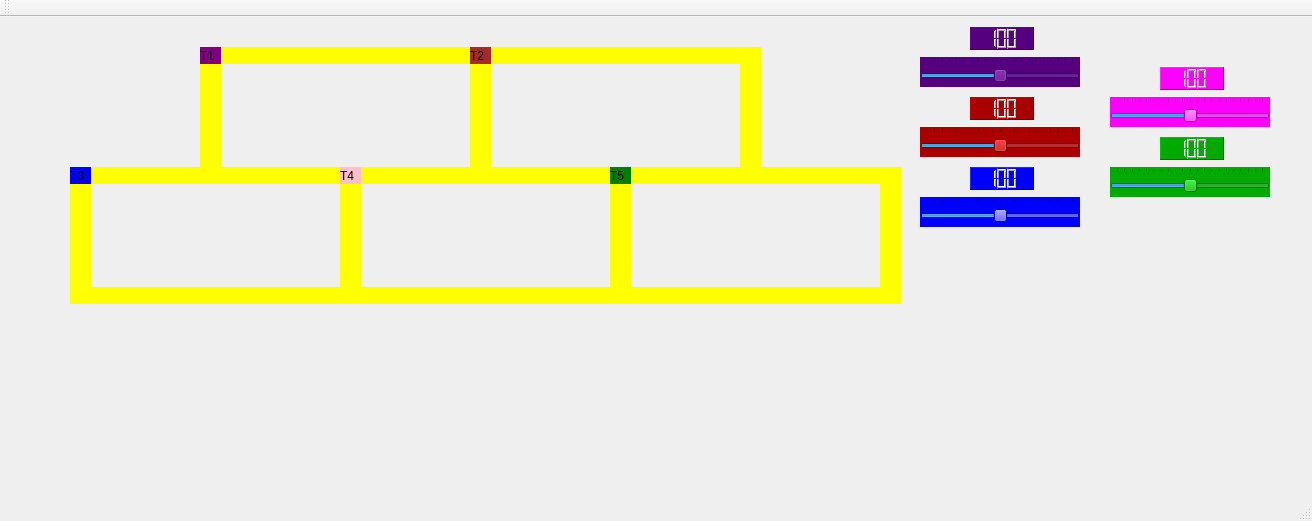
<?xml version="1.0" encoding="UTF-8"?>
<ui version="4.0">
 <class>MainWindow</class>
 <widget class="QMainWindow" name="MainWindow">
  <property name="geometry">
   <rect>
    <x>0</x>
    <y>0</y>
    <width>1312</width>
    <height>521</height>
   </rect>
  </property>
  <property name="windowTitle">
   <string>MainWindow</string>
  </property>
  <widget class="QWidget" name="centralWidget">
   <widget class="QLabel" name="label_trem1">
    <property name="geometry">
     <rect>
      <x>200</x>
      <y>30</y>
      <width>21</width>
      <height>17</height>
     </rect>
    </property>
    <property name="palette">
     <palette>
      <active>
       <colorrole role="Button">
        <brush brushstyle="SolidPattern">
         <color alpha="255">
          <red>128</red>
          <green>0</green>
          <blue>128</blue>
         </color>
        </brush>
       </colorrole>
       <colorrole role="Base">
        <brush brushstyle="SolidPattern">
         <color alpha="255">
          <red>128</red>
          <green>0</green>
          <blue>128</blue>
         </color>
        </brush>
       </colorrole>
       <colorrole role="Window">
        <brush brushstyle="SolidPattern">
         <color alpha="255">
          <red>128</red>
          <green>0</green>
          <blue>128</blue>
         </color>
        </brush>
       </colorrole>
      </active>
      <inactive>
       <colorrole role="Button">
        <brush brushstyle="SolidPattern">
         <color alpha="255">
          <red>128</red>
          <green>0</green>
          <blue>128</blue>
         </color>
        </brush>
       </colorrole>
       <colorrole role="Base">
        <brush brushstyle="SolidPattern">
         <color alpha="255">
          <red>128</red>
          <green>0</green>
          <blue>128</blue>
         </color>
        </brush>
       </colorrole>
       <colorrole role="Window">
        <brush brushstyle="SolidPattern">
         <color alpha="255">
          <red>128</red>
          <green>0</green>
          <blue>128</blue>
         </color>
        </brush>
       </colorrole>
      </inactive>
      <disabled>
       <colorrole role="Button">
        <brush brushstyle="SolidPattern">
         <color alpha="255">
          <red>128</red>
          <green>0</green>
          <blue>128</blue>
         </color>
        </brush>
       </colorrole>
       <colorrole role="Base">
        <brush brushstyle="SolidPattern">
         <color alpha="255">
          <red>128</red>
          <green>0</green>
          <blue>128</blue>
         </color>
        </brush>
       </colorrole>
       <colorrole role="Window">
        <brush brushstyle="SolidPattern">
         <color alpha="255">
          <red>128</red>
          <green>0</green>
          <blue>128</blue>
         </color>
        </brush>
       </colorrole>
      </disabled>
     </palette>
    </property>
    <property name="styleSheet">
     <string notr="true">QLabel { background: purple}</string>
    </property>
    <property name="text">
     <string>T1</string>
    </property>
   </widget>
   <widget class="QLabel" name="label_trilho1">
    <property name="geometry">
     <rect>
      <x>220</x>
      <y>30</y>
      <width>250</width>
      <height>17</height>
     </rect>
    </property>
    <property name="styleSheet">
     <string notr="true">QLabel { background: yellow}</string>
    </property>
    <property name="text">
     <string/>
    </property>
   </widget>
   <widget class="QLabel" name="label_trilho3">
    <property name="geometry">
     <rect>
      <x>470</x>
      <y>30</y>
      <width>21</width>
      <height>137</height>
     </rect>
    </property>
    <property name="styleSheet">
     <string notr="true">QLabel { background: yellow}</string>
    </property>
    <property name="text">
     <string/>
    </property>
   </widget>
   <widget class="QLabel" name="label_trilho4">
    <property name="geometry">
     <rect>
      <x>200</x>
      <y>30</y>
      <width>21</width>
      <height>137</height>
     </rect>
    </property>
    <property name="styleSheet">
     <string notr="true">QLabel { background: yellow}</string>
    </property>
    <property name="text">
     <string/>
    </property>
   </widget>
   <widget class="QLabel" name="label_trilho4_2">
    <property name="geometry">
     <rect>
      <x>740</x>
      <y>30</y>
      <width>21</width>
      <height>137</height>
     </rect>
    </property>
    <property name="styleSheet">
     <string notr="true">QLabel { background: yellow}</string>
    </property>
    <property name="text">
     <string/>
    </property>
   </widget>
   <widget class="QLabel" name="label_trilho1_2">
    <property name="geometry">
     <rect>
      <x>490</x>
      <y>30</y>
      <width>250</width>
      <height>17</height>
     </rect>
    </property>
    <property name="styleSheet">
     <string notr="true">QLabel { background: yellow}</string>
    </property>
    <property name="text">
     <string/>
    </property>
   </widget>
   <widget class="QLabel" name="label_trem2">
    <property name="geometry">
     <rect>
      <x>470</x>
      <y>30</y>
      <width>21</width>
      <height>17</height>
     </rect>
    </property>
    <property name="styleSheet">
     <string notr="true">QLabel { background: brown}</string>
    </property>
    <property name="text">
     <string>T2</string>
    </property>
   </widget>
   <widget class="QLabel" name="label_trilho4_3">
    <property name="geometry">
     <rect>
      <x>70</x>
      <y>150</y>
      <width>21</width>
      <height>137</height>
     </rect>
    </property>
    <property name="styleSheet">
     <string notr="true">QLabel { background: yellow}</string>
    </property>
    <property name="text">
     <string/>
    </property>
   </widget>
   <widget class="QLabel" name="label_trem3">
    <property name="geometry">
     <rect>
      <x>70</x>
      <y>150</y>
      <width>21</width>
      <height>17</height>
     </rect>
    </property>
    <property name="styleSheet">
     <string notr="true">QLabel { background: blue}</string>
    </property>
    <property name="text">
     <string>T3</string>
    </property>
   </widget>
   <widget class="QLabel" name="label_trilho3_2">
    <property name="geometry">
     <rect>
      <x>340</x>
      <y>150</y>
      <width>21</width>
      <height>137</height>
     </rect>
    </property>
    <property name="styleSheet">
     <string notr="true">QLabel { background: yellow}</string>
    </property>
    <property name="text">
     <string/>
    </property>
   </widget>
   <widget class="QLabel" name="label_trilho2_3">
    <property name="geometry">
     <rect>
      <x>360</x>
      <y>270</y>
      <width>250</width>
      <height>17</height>
     </rect>
    </property>
    <property name="styleSheet">
     <string notr="true">QLabel { background: yellow}</string>
    </property>
    <property name="text">
     <string/>
    </property>
   </widget>
   <widget class="QLabel" name="label_trilho4_4">
    <property name="geometry">
     <rect>
      <x>610</x>
      <y>150</y>
      <width>21</width>
      <height>137</height>
     </rect>
    </property>
    <property name="styleSheet">
     <string notr="true">QLabel { background: yellow}</string>
    </property>
    <property name="text">
     <string/>
    </property>
   </widget>
   <widget class="QLabel" name="label_trem4">
    <property name="geometry">
     <rect>
      <x>340</x>
      <y>150</y>
      <width>21</width>
      <height>17</height>
     </rect>
    </property>
    <property name="styleSheet">
     <string notr="true">QLabel { background: pink}</string>
    </property>
    <property name="text">
     <string>T4</string>
    </property>
   </widget>
   <widget class="QLabel" name="label_trilho2_4">
    <property name="geometry">
     <rect>
      <x>90</x>
      <y>270</y>
      <width>250</width>
      <height>17</height>
     </rect>
    </property>
    <property name="styleSheet">
     <string notr="true">QLabel { background: yellow}</string>
    </property>
    <property name="text">
     <string/>
    </property>
   </widget>
   <widget class="QLabel" name="label_trilho1_3">
    <property name="geometry">
     <rect>
      <x>360</x>
      <y>150</y>
      <width>250</width>
      <height>17</height>
     </rect>
    </property>
    <property name="styleSheet">
     <string notr="true">QLabel { background: yellow}</string>
    </property>
    <property name="text">
     <string/>
    </property>
   </widget>
   <widget class="QLabel" name="label_trilho1_4">
    <property name="geometry">
     <rect>
      <x>90</x>
      <y>150</y>
      <width>250</width>
      <height>17</height>
     </rect>
    </property>
    <property name="styleSheet">
     <string notr="true">QLabel { background: yellow}</string>
    </property>
    <property name="text">
     <string/>
    </property>
   </widget>
   <widget class="QLabel" name="label_trilho4_5">
    <property name="geometry">
     <rect>
      <x>880</x>
      <y>150</y>
      <width>21</width>
      <height>137</height>
     </rect>
    </property>
    <property name="styleSheet">
     <string notr="true">QLabel { background: yellow}</string>
    </property>
    <property name="text">
     <string/>
    </property>
   </widget>
   <widget class="QLabel" name="label_trilho1_5">
    <property name="geometry">
     <rect>
      <x>630</x>
      <y>150</y>
      <width>250</width>
      <height>17</height>
     </rect>
    </property>
    <property name="styleSheet">
     <string notr="true">QLabel { background: yellow}</string>
    </property>
    <property name="text">
     <string/>
    </property>
   </widget>
   <widget class="QLabel" name="label_trilho2_5">
    <property name="geometry">
     <rect>
      <x>630</x>
      <y>270</y>
      <width>250</width>
      <height>17</height>
     </rect>
    </property>
    <property name="styleSheet">
     <string notr="true">QLabel { background: yellow}</string>
    </property>
    <property name="text">
     <string/>
    </property>
   </widget>
   <widget class="QLabel" name="label_trem5">
    <property name="geometry">
     <rect>
      <x>610</x>
      <y>150</y>
      <width>21</width>
      <height>17</height>
     </rect>
    </property>
    <property name="styleSheet">
     <string notr="true">QLabel { background: green}</string>
    </property>
    <property name="text">
     <string>T5</string>
    </property>
   </widget>
   <widget class="QSlider" name="horizontalSliderTrem1">
    <property name="geometry">
     <rect>
      <x>920</x>
      <y>40</y>
      <width>160</width>
      <height>30</height>
     </rect>
    </property>
    <property name="sizePolicy">
     <sizepolicy hsizetype="Expanding" vsizetype="Fixed">
      <horstretch>100</horstretch>
      <verstretch>0</verstretch>
     </sizepolicy>
    </property>
    <property name="toolTip">
     <string/>
    </property>
    <property name="layoutDirection">
     <enum>Qt::LeftToRight</enum>
    </property>
    <property name="autoFillBackground">
     <bool>false</bool>
    </property>
    <property name="styleSheet">
     <string notr="true">background-color: rgb(85, 0, 127);</string>
    </property>
    <property name="maximum">
     <number>200</number>
    </property>
    <property name="singleStep">
     <number>10</number>
    </property>
    <property name="sliderPosition">
     <number>100</number>
    </property>
    <property name="orientation">
     <enum>Qt::Horizontal</enum>
    </property>
    <property name="invertedAppearance">
     <bool>false</bool>
    </property>
    <property name="invertedControls">
     <bool>false</bool>
    </property>
    <property name="tickPosition">
     <enum>QSlider::TicksAbove</enum>
    </property>
    <property name="tickInterval">
     <number>10</number>
    </property>
   </widget>
   <widget class="QLCDNumber" name="lcdNumberTrem1">
    <property name="geometry">
     <rect>
      <x>970</x>
      <y>10</y>
      <width>64</width>
      <height>23</height>
     </rect>
    </property>
    <property name="styleSheet">
     <string notr="true">background-color: rgb(85, 0, 127);
</string>
    </property>
    <property name="frameShape">
     <enum>QFrame::Panel</enum>
    </property>
    <property name="smallDecimalPoint">
     <bool>false</bool>
    </property>
    <property name="digitCount">
     <number>3</number>
    </property>
    <property name="segmentStyle">
     <enum>QLCDNumber::Filled</enum>
    </property>
    <property name="value" stdset="0">
     <double>100.000000000000000</double>
    </property>
   </widget>
   <widget class="QLCDNumber" name="lcdNumberTrem2">
    <property name="geometry">
     <rect>
      <x>970</x>
      <y>80</y>
      <width>64</width>
      <height>23</height>
     </rect>
    </property>
    <property name="styleSheet">
     <string notr="true">background-color: rgb(170, 0, 0);
</string>
    </property>
    <property name="frameShape">
     <enum>QFrame::Panel</enum>
    </property>
    <property name="smallDecimalPoint">
     <bool>false</bool>
    </property>
    <property name="digitCount">
     <number>3</number>
    </property>
    <property name="segmentStyle">
     <enum>QLCDNumber::Filled</enum>
    </property>
    <property name="value" stdset="0">
     <double>100.000000000000000</double>
    </property>
   </widget>
   <widget class="QSlider" name="horizontalSliderTrem2">
    <property name="geometry">
     <rect>
      <x>920</x>
      <y>110</y>
      <width>160</width>
      <height>30</height>
     </rect>
    </property>
    <property name="sizePolicy">
     <sizepolicy hsizetype="Expanding" vsizetype="Fixed">
      <horstretch>100</horstretch>
      <verstretch>0</verstretch>
     </sizepolicy>
    </property>
    <property name="toolTip">
     <string/>
    </property>
    <property name="layoutDirection">
     <enum>Qt::LeftToRight</enum>
    </property>
    <property name="autoFillBackground">
     <bool>false</bool>
    </property>
    <property name="styleSheet">
     <string notr="true">background-color: rgb(170, 0, 0);</string>
    </property>
    <property name="maximum">
     <number>200</number>
    </property>
    <property name="singleStep">
     <number>10</number>
    </property>
    <property name="sliderPosition">
     <number>100</number>
    </property>
    <property name="orientation">
     <enum>Qt::Horizontal</enum>
    </property>
    <property name="invertedAppearance">
     <bool>false</bool>
    </property>
    <property name="invertedControls">
     <bool>false</bool>
    </property>
    <property name="tickPosition">
     <enum>QSlider::TicksAbove</enum>
    </property>
    <property name="tickInterval">
     <number>10</number>
    </property>
   </widget>
   <widget class="QLCDNumber" name="lcdNumberTrem3">
    <property name="geometry">
     <rect>
      <x>970</x>
      <y>150</y>
      <width>64</width>
      <height>23</height>
     </rect>
    </property>
    <property name="styleSheet">
     <string notr="true">background-color: rgb(0, 0, 255);</string>
    </property>
    <property name="frameShape">
     <enum>QFrame::Panel</enum>
    </property>
    <property name="smallDecimalPoint">
     <bool>false</bool>
    </property>
    <property name="digitCount">
     <number>3</number>
    </property>
    <property name="segmentStyle">
     <enum>QLCDNumber::Filled</enum>
    </property>
    <property name="value" stdset="0">
     <double>100.000000000000000</double>
    </property>
   </widget>
   <widget class="QSlider" name="horizontalSliderTrem3">
    <property name="geometry">
     <rect>
      <x>920</x>
      <y>180</y>
      <width>160</width>
      <height>30</height>
     </rect>
    </property>
    <property name="sizePolicy">
     <sizepolicy hsizetype="Expanding" vsizetype="Fixed">
      <horstretch>100</horstretch>
      <verstretch>0</verstretch>
     </sizepolicy>
    </property>
    <property name="toolTip">
     <string/>
    </property>
    <property name="layoutDirection">
     <enum>Qt::LeftToRight</enum>
    </property>
    <property name="autoFillBackground">
     <bool>false</bool>
    </property>
    <property name="styleSheet">
     <string notr="true">background-color: rgb(0, 0, 255);</string>
    </property>
    <property name="maximum">
     <number>200</number>
    </property>
    <property name="singleStep">
     <number>10</number>
    </property>
    <property name="sliderPosition">
     <number>100</number>
    </property>
    <property name="orientation">
     <enum>Qt::Horizontal</enum>
    </property>
    <property name="invertedAppearance">
     <bool>false</bool>
    </property>
    <property name="invertedControls">
     <bool>false</bool>
    </property>
    <property name="tickPosition">
     <enum>QSlider::TicksAbove</enum>
    </property>
    <property name="tickInterval">
     <number>10</number>
    </property>
   </widget>
   <widget class="QLCDNumber" name="lcdNumberTrem5">
    <property name="geometry">
     <rect>
      <x>1160</x>
      <y>120</y>
      <width>64</width>
      <height>23</height>
     </rect>
    </property>
    <property name="styleSheet">
     <string notr="true">background-color: rgb(0, 170, 0);</string>
    </property>
    <property name="frameShape">
     <enum>QFrame::Panel</enum>
    </property>
    <property name="smallDecimalPoint">
     <bool>false</bool>
    </property>
    <property name="digitCount">
     <number>3</number>
    </property>
    <property name="segmentStyle">
     <enum>QLCDNumber::Filled</enum>
    </property>
    <property name="value" stdset="0">
     <double>100.000000000000000</double>
    </property>
   </widget>
   <widget class="QLCDNumber" name="lcdNumberTrem4">
    <property name="geometry">
     <rect>
      <x>1160</x>
      <y>50</y>
      <width>64</width>
      <height>23</height>
     </rect>
    </property>
    <property name="styleSheet">
     <string notr="true">background-color: rgb(255, 0, 255);</string>
    </property>
    <property name="frameShape">
     <enum>QFrame::Panel</enum>
    </property>
    <property name="smallDecimalPoint">
     <bool>false</bool>
    </property>
    <property name="digitCount">
     <number>3</number>
    </property>
    <property name="segmentStyle">
     <enum>QLCDNumber::Filled</enum>
    </property>
    <property name="value" stdset="0">
     <double>100.000000000000000</double>
    </property>
   </widget>
   <widget class="QSlider" name="horizontalSliderTrem5">
    <property name="geometry">
     <rect>
      <x>1110</x>
      <y>150</y>
      <width>160</width>
      <height>30</height>
     </rect>
    </property>
    <property name="sizePolicy">
     <sizepolicy hsizetype="Expanding" vsizetype="Fixed">
      <horstretch>100</horstretch>
      <verstretch>0</verstretch>
     </sizepolicy>
    </property>
    <property name="toolTip">
     <string/>
    </property>
    <property name="layoutDirection">
     <enum>Qt::LeftToRight</enum>
    </property>
    <property name="autoFillBackground">
     <bool>false</bool>
    </property>
    <property name="styleSheet">
     <string notr="true">background-color: rgb(0, 170, 0);</string>
    </property>
    <property name="maximum">
     <number>200</number>
    </property>
    <property name="singleStep">
     <number>10</number>
    </property>
    <property name="sliderPosition">
     <number>100</number>
    </property>
    <property name="orientation">
     <enum>Qt::Horizontal</enum>
    </property>
    <property name="invertedAppearance">
     <bool>false</bool>
    </property>
    <property name="invertedControls">
     <bool>false</bool>
    </property>
    <property name="tickPosition">
     <enum>QSlider::TicksAbove</enum>
    </property>
    <property name="tickInterval">
     <number>10</number>
    </property>
   </widget>
   <widget class="QSlider" name="horizontalSliderTrem4">
    <property name="geometry">
     <rect>
      <x>1110</x>
      <y>80</y>
      <width>160</width>
      <height>30</height>
     </rect>
    </property>
    <property name="sizePolicy">
     <sizepolicy hsizetype="Expanding" vsizetype="Fixed">
      <horstretch>100</horstretch>
      <verstretch>0</verstretch>
     </sizepolicy>
    </property>
    <property name="toolTip">
     <string/>
    </property>
    <property name="layoutDirection">
     <enum>Qt::LeftToRight</enum>
    </property>
    <property name="autoFillBackground">
     <bool>false</bool>
    </property>
    <property name="styleSheet">
     <string notr="true">background-color: rgb(255, 0, 255);</string>
    </property>
    <property name="maximum">
     <number>200</number>
    </property>
    <property name="singleStep">
     <number>10</number>
    </property>
    <property name="sliderPosition">
     <number>100</number>
    </property>
    <property name="orientation">
     <enum>Qt::Horizontal</enum>
    </property>
    <property name="invertedAppearance">
     <bool>false</bool>
    </property>
    <property name="invertedControls">
     <bool>false</bool>
    </property>
    <property name="tickPosition">
     <enum>QSlider::TicksAbove</enum>
    </property>
    <property name="tickInterval">
     <number>10</number>
    </property>
   </widget>
   <zorder>label_trilho1</zorder>
   <zorder>label_trilho3</zorder>
   <zorder>label_trilho4</zorder>
   <zorder>label_trilho4_2</zorder>
   <zorder>label_trilho1_2</zorder>
   <zorder>label_trilho4_3</zorder>
   <zorder>label_trilho3_2</zorder>
   <zorder>label_trilho2_3</zorder>
   <zorder>label_trilho4_4</zorder>
   <zorder>label_trilho2_4</zorder>
   <zorder>label_trilho1_3</zorder>
   <zorder>label_trilho1_4</zorder>
   <zorder>label_trilho4_5</zorder>
   <zorder>label_trilho1_5</zorder>
   <zorder>label_trilho2_5</zorder>
   <zorder>label_trem2</zorder>
   <zorder>label_trem1</zorder>
   <zorder>label_trem4</zorder>
   <zorder>label_trem3</zorder>
   <zorder>label_trem5</zorder>
   <zorder>horizontalSliderTrem1</zorder>
   <zorder>lcdNumberTrem1</zorder>
   <zorder>lcdNumberTrem2</zorder>
   <zorder>horizontalSliderTrem2</zorder>
   <zorder>lcdNumberTrem3</zorder>
   <zorder>horizontalSliderTrem3</zorder>
   <zorder>lcdNumberTrem5</zorder>
   <zorder>lcdNumberTrem4</zorder>
   <zorder>horizontalSliderTrem5</zorder>
   <zorder>horizontalSliderTrem4</zorder>
  </widget>
  <widget class="QMenuBar" name="menuBar">
   <property name="geometry">
    <rect>
     <x>0</x>
     <y>0</y>
     <width>1312</width>
     <height>22</height>
    </rect>
   </property>
  </widget>
  <widget class="QToolBar" name="mainToolBar">
   <attribute name="toolBarArea">
    <enum>TopToolBarArea</enum>
   </attribute>
   <attribute name="toolBarBreak">
    <bool>false</bool>
   </attribute>
  </widget>
  <widget class="QStatusBar" name="statusBar"/>
 </widget>
 <layoutdefault spacing="6" margin="11"/>
 <resources/>
 <connections/>
</ui>
